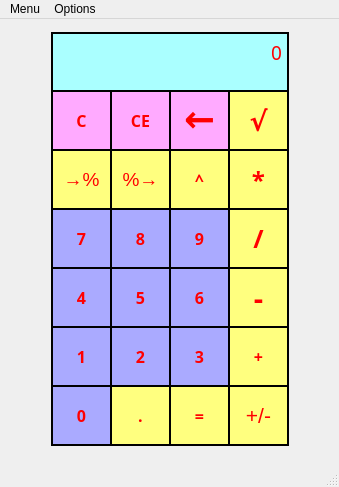
<?xml version="1.0" encoding="UTF-8"?>
<ui version="4.0">
 <class>MainWindow</class>
 <widget class="QMainWindow" name="MainWindow">
  <property name="geometry">
   <rect>
    <x>0</x>
    <y>0</y>
    <width>339</width>
    <height>487</height>
   </rect>
  </property>
  <property name="sizePolicy">
   <sizepolicy hsizetype="Fixed" vsizetype="Fixed">
    <horstretch>0</horstretch>
    <verstretch>0</verstretch>
   </sizepolicy>
  </property>
  <property name="contextMenuPolicy">
   <enum>Qt::ActionsContextMenu</enum>
  </property>
  <property name="windowTitle">
   <string>S&amp;C Calculator: mode 1</string>
  </property>
  <property name="styleSheet">
   <string notr="true"/>
  </property>
  <widget class="QWidget" name="centralWidget">
   <widget class="QPushButton" name="pushButton_1">
    <property name="geometry">
     <rect>
      <x>51</x>
      <y>307</y>
      <width>61</width>
      <height>61</height>
     </rect>
    </property>
    <property name="font">
     <font>
      <family>Arial Black</family>
      <pointsize>12</pointsize>
      <weight>75</weight>
      <bold>true</bold>
     </font>
    </property>
    <property name="styleSheet">
     <string notr="true">color: rgb(255, 0, 0);
border: 2px solid black;
background-color: rgb(170, 170, 255);</string>
    </property>
    <property name="text">
     <string>1</string>
    </property>
   </widget>
   <widget class="QPushButton" name="pushButton_2">
    <property name="geometry">
     <rect>
      <x>110</x>
      <y>307</y>
      <width>61</width>
      <height>61</height>
     </rect>
    </property>
    <property name="font">
     <font>
      <family>Arial Black</family>
      <pointsize>12</pointsize>
      <weight>75</weight>
      <bold>true</bold>
     </font>
    </property>
    <property name="styleSheet">
     <string notr="true">color: rgb(255, 0, 0);
border: 2px solid black;
background-color: rgb(170, 170, 255);</string>
    </property>
    <property name="text">
     <string>2</string>
    </property>
   </widget>
   <widget class="QPushButton" name="plus">
    <property name="geometry">
     <rect>
      <x>228</x>
      <y>307</y>
      <width>61</width>
      <height>61</height>
     </rect>
    </property>
    <property name="font">
     <font>
      <family>Arial Black</family>
      <pointsize>12</pointsize>
      <weight>75</weight>
      <bold>true</bold>
     </font>
    </property>
    <property name="styleSheet">
     <string notr="true">color: rgb(255, 0, 0);
background-color: rgb(255, 255, 127);
border: 2px solid black;</string>
    </property>
    <property name="text">
     <string>+</string>
    </property>
   </widget>
   <widget class="QPushButton" name="pushButton_3">
    <property name="geometry">
     <rect>
      <x>169</x>
      <y>307</y>
      <width>61</width>
      <height>61</height>
     </rect>
    </property>
    <property name="font">
     <font>
      <family>Arial Black</family>
      <pointsize>12</pointsize>
      <weight>75</weight>
      <bold>true</bold>
     </font>
    </property>
    <property name="styleSheet">
     <string notr="true">color: rgb(255, 0, 0);
border: 2px solid black;
background-color: rgb(170, 170, 255);</string>
    </property>
    <property name="text">
     <string>3</string>
    </property>
   </widget>
   <widget class="QPushButton" name="minus">
    <property name="geometry">
     <rect>
      <x>228</x>
      <y>248</y>
      <width>61</width>
      <height>61</height>
     </rect>
    </property>
    <property name="font">
     <font>
      <family>Arial Black</family>
      <pointsize>22</pointsize>
      <weight>75</weight>
      <bold>true</bold>
     </font>
    </property>
    <property name="styleSheet">
     <string notr="true">color: rgb(255, 0, 0);
background-color: rgb(255, 255, 127);
border: 2px solid black;</string>
    </property>
    <property name="text">
     <string>-</string>
    </property>
   </widget>
   <widget class="QPushButton" name="pushButton_6">
    <property name="geometry">
     <rect>
      <x>169</x>
      <y>248</y>
      <width>61</width>
      <height>61</height>
     </rect>
    </property>
    <property name="font">
     <font>
      <family>Arial Black</family>
      <pointsize>12</pointsize>
      <weight>75</weight>
      <bold>true</bold>
     </font>
    </property>
    <property name="styleSheet">
     <string notr="true">color: rgb(255, 0, 0);
border: 2px solid black;
background-color: rgb(170, 170, 255);</string>
    </property>
    <property name="text">
     <string>6</string>
    </property>
   </widget>
   <widget class="QPushButton" name="pushButton_4">
    <property name="geometry">
     <rect>
      <x>51</x>
      <y>248</y>
      <width>61</width>
      <height>61</height>
     </rect>
    </property>
    <property name="font">
     <font>
      <family>Arial Black</family>
      <pointsize>12</pointsize>
      <weight>75</weight>
      <bold>true</bold>
     </font>
    </property>
    <property name="styleSheet">
     <string notr="true">color: rgb(255, 0, 0);
border: 2px solid black;
background-color: rgb(170, 170, 255);</string>
    </property>
    <property name="text">
     <string>4</string>
    </property>
   </widget>
   <widget class="QPushButton" name="pushButton_5">
    <property name="geometry">
     <rect>
      <x>110</x>
      <y>248</y>
      <width>61</width>
      <height>61</height>
     </rect>
    </property>
    <property name="font">
     <font>
      <family>Arial Black</family>
      <pointsize>12</pointsize>
      <weight>75</weight>
      <bold>true</bold>
     </font>
    </property>
    <property name="styleSheet">
     <string notr="true">color: rgb(255, 0, 0);
border: 2px solid black;
background-color: rgb(170, 170, 255);</string>
    </property>
    <property name="text">
     <string>5</string>
    </property>
   </widget>
   <widget class="QPushButton" name="pushButton_9">
    <property name="geometry">
     <rect>
      <x>169</x>
      <y>189</y>
      <width>61</width>
      <height>61</height>
     </rect>
    </property>
    <property name="font">
     <font>
      <family>Arial Black</family>
      <pointsize>12</pointsize>
      <weight>75</weight>
      <bold>true</bold>
     </font>
    </property>
    <property name="styleSheet">
     <string notr="true">color: rgb(255, 0, 0);
border: 2px solid black;
background-color: rgb(170, 170, 255);</string>
    </property>
    <property name="text">
     <string>9</string>
    </property>
   </widget>
   <widget class="QPushButton" name="mul">
    <property name="geometry">
     <rect>
      <x>228</x>
      <y>130</y>
      <width>61</width>
      <height>61</height>
     </rect>
    </property>
    <property name="font">
     <font>
      <family>Arial Black</family>
      <pointsize>18</pointsize>
      <weight>75</weight>
      <bold>true</bold>
     </font>
    </property>
    <property name="styleSheet">
     <string notr="true">color: rgb(255, 0, 0);
background-color: rgb(255, 255, 127);
border: 2px solid black;</string>
    </property>
    <property name="text">
     <string>*</string>
    </property>
   </widget>
   <widget class="QPushButton" name="stepen">
    <property name="geometry">
     <rect>
      <x>169</x>
      <y>130</y>
      <width>61</width>
      <height>61</height>
     </rect>
    </property>
    <property name="font">
     <font>
      <family>Arial Black</family>
      <pointsize>12</pointsize>
      <weight>75</weight>
      <bold>true</bold>
     </font>
    </property>
    <property name="styleSheet">
     <string notr="true">color: rgb(255, 0, 0);
border: 2px solid black;
background-color: rgb(255, 255, 127);</string>
    </property>
    <property name="text">
     <string>^</string>
    </property>
   </widget>
   <widget class="QPushButton" name="div">
    <property name="geometry">
     <rect>
      <x>228</x>
      <y>189</y>
      <width>61</width>
      <height>61</height>
     </rect>
    </property>
    <property name="font">
     <font>
      <family>Arial Black</family>
      <pointsize>19</pointsize>
      <weight>75</weight>
      <bold>true</bold>
     </font>
    </property>
    <property name="styleSheet">
     <string notr="true">color: rgb(255, 0, 0);
background-color: rgb(255, 255, 127);
border: 2px solid black;</string>
    </property>
    <property name="text">
     <string>/</string>
    </property>
   </widget>
   <widget class="QPushButton" name="pushButton_7">
    <property name="geometry">
     <rect>
      <x>51</x>
      <y>189</y>
      <width>61</width>
      <height>61</height>
     </rect>
    </property>
    <property name="font">
     <font>
      <family>Arial Black</family>
      <pointsize>12</pointsize>
      <weight>75</weight>
      <bold>true</bold>
     </font>
    </property>
    <property name="styleSheet">
     <string notr="true">color: rgb(255, 0, 0);
border: 2px solid black;
background-color: rgb(170, 170, 255);</string>
    </property>
    <property name="text">
     <string>7</string>
    </property>
   </widget>
   <widget class="QPushButton" name="pushButton_8">
    <property name="geometry">
     <rect>
      <x>110</x>
      <y>189</y>
      <width>61</width>
      <height>61</height>
     </rect>
    </property>
    <property name="font">
     <font>
      <family>Arial Black</family>
      <pointsize>12</pointsize>
      <weight>75</weight>
      <bold>true</bold>
     </font>
    </property>
    <property name="styleSheet">
     <string notr="true">color: rgb(255, 0, 0);
border: 2px solid black;
background-color: rgb(170, 170, 255);</string>
    </property>
    <property name="text">
     <string>8</string>
    </property>
   </widget>
   <widget class="QPushButton" name="clear">
    <property name="geometry">
     <rect>
      <x>110</x>
      <y>71</y>
      <width>61</width>
      <height>61</height>
     </rect>
    </property>
    <property name="font">
     <font>
      <family>Arial Black</family>
      <pointsize>12</pointsize>
      <weight>75</weight>
      <bold>true</bold>
     </font>
    </property>
    <property name="styleSheet">
     <string notr="true">color: rgb(255, 0, 0);
border: 2px solid black;
border-color: rgb(0, 0, 0);
background-color: rgb(255, 170, 255);
</string>
    </property>
    <property name="text">
     <string>CE</string>
    </property>
   </widget>
   <widget class="QPushButton" name="koren">
    <property name="geometry">
     <rect>
      <x>228</x>
      <y>71</y>
      <width>61</width>
      <height>61</height>
     </rect>
    </property>
    <property name="font">
     <font>
      <family>Arial Black</family>
      <pointsize>20</pointsize>
      <weight>75</weight>
      <bold>true</bold>
      <kerning>false</kerning>
     </font>
    </property>
    <property name="styleSheet">
     <string notr="true">color: rgb(255, 0, 0);
border: 2px solid black;
background-color: rgb(255, 255, 127);</string>
    </property>
    <property name="text">
     <string>√</string>
    </property>
   </widget>
   <widget class="QPushButton" name="clear_all">
    <property name="geometry">
     <rect>
      <x>51</x>
      <y>71</y>
      <width>61</width>
      <height>61</height>
     </rect>
    </property>
    <property name="font">
     <font>
      <family>Arial Black</family>
      <pointsize>12</pointsize>
      <weight>75</weight>
      <bold>true</bold>
     </font>
    </property>
    <property name="styleSheet">
     <string notr="true">color: rgb(255, 0, 0);
border-color: rgb(0, 0, 0);
background-color: rgb(255, 170, 255);
border: 2px solid black;</string>
    </property>
    <property name="text">
     <string>C</string>
    </property>
   </widget>
   <widget class="QPushButton" name="percent">
    <property name="geometry">
     <rect>
      <x>51</x>
      <y>130</y>
      <width>61</width>
      <height>61</height>
     </rect>
    </property>
    <property name="font">
     <font>
      <pointsize>14</pointsize>
     </font>
    </property>
    <property name="styleSheet">
     <string notr="true">color: rgb(255, 0, 0);
background-color: rgb(255, 255, 127);
border: 2px solid black;</string>
    </property>
    <property name="text">
     <string>→%</string>
    </property>
   </widget>
   <widget class="QLabel" name="label">
    <property name="geometry">
     <rect>
      <x>51</x>
      <y>13</y>
      <width>238</width>
      <height>60</height>
     </rect>
    </property>
    <property name="font">
     <font>
      <family>MS Reference Sans Serif</family>
      <pointsize>14</pointsize>
     </font>
    </property>
    <property name="styleSheet">
     <string notr="true">color: rgb(255, 0, 0);
background-color: rgb(170, 255, 255);
border: 1.5px solid black;</string>
    </property>
    <property name="text">
     <string>0</string>
    </property>
    <property name="textFormat">
     <enum>Qt::AutoText</enum>
    </property>
    <property name="alignment">
     <set>Qt::AlignRight|Qt::AlignTop|Qt::AlignTrailing</set>
    </property>
   </widget>
   <widget class="QPushButton" name="pushButton_0">
    <property name="geometry">
     <rect>
      <x>51</x>
      <y>366</y>
      <width>61</width>
      <height>61</height>
     </rect>
    </property>
    <property name="font">
     <font>
      <family>Arial Black</family>
      <pointsize>12</pointsize>
      <weight>75</weight>
      <bold>true</bold>
     </font>
    </property>
    <property name="styleSheet">
     <string notr="true">color: rgb(255, 0, 0);
border: 2px solid black;
background-color: rgb(170, 170, 255);</string>
    </property>
    <property name="text">
     <string>0</string>
    </property>
   </widget>
   <widget class="QPushButton" name="ravno">
    <property name="geometry">
     <rect>
      <x>169</x>
      <y>366</y>
      <width>61</width>
      <height>61</height>
     </rect>
    </property>
    <property name="font">
     <font>
      <family>Arial Black</family>
      <pointsize>12</pointsize>
      <weight>75</weight>
      <bold>true</bold>
     </font>
    </property>
    <property name="styleSheet">
     <string notr="true">color: rgb(255, 0, 0);
background-color: rgb(255, 255, 127);
border: 2px solid black;</string>
    </property>
    <property name="text">
     <string>=</string>
    </property>
   </widget>
   <widget class="QPushButton" name="dot">
    <property name="geometry">
     <rect>
      <x>110</x>
      <y>366</y>
      <width>61</width>
      <height>61</height>
     </rect>
    </property>
    <property name="font">
     <font>
      <family>Arial Black</family>
      <pointsize>12</pointsize>
      <weight>75</weight>
      <bold>true</bold>
     </font>
    </property>
    <property name="styleSheet">
     <string notr="true">color: rgb(255, 0, 0);
border: 2px solid black;
background-color: rgb(255, 255, 127);</string>
    </property>
    <property name="text">
     <string>.</string>
    </property>
   </widget>
   <widget class="QPushButton" name="plmin">
    <property name="geometry">
     <rect>
      <x>228</x>
      <y>366</y>
      <width>61</width>
      <height>61</height>
     </rect>
    </property>
    <property name="font">
     <font>
      <pointsize>16</pointsize>
     </font>
    </property>
    <property name="styleSheet">
     <string notr="true">color: rgb(255, 0, 0);
background-color: rgb(255, 255, 127);
border: 2px solid black;</string>
    </property>
    <property name="text">
     <string>+/-</string>
    </property>
   </widget>
   <widget class="QPushButton" name="backspace">
    <property name="geometry">
     <rect>
      <x>169</x>
      <y>71</y>
      <width>61</width>
      <height>61</height>
     </rect>
    </property>
    <property name="sizePolicy">
     <sizepolicy hsizetype="Preferred" vsizetype="Preferred">
      <horstretch>0</horstretch>
      <verstretch>0</verstretch>
     </sizepolicy>
    </property>
    <property name="font">
     <font>
      <family>Berlin Sans FB Demi</family>
      <pointsize>28</pointsize>
      <weight>75</weight>
      <bold>true</bold>
     </font>
    </property>
    <property name="layoutDirection">
     <enum>Qt::LeftToRight</enum>
    </property>
    <property name="styleSheet">
     <string notr="true">color: rgb(255, 0, 0);
border: 2px solid black;
border-color: rgb(0, 0, 0);
background-color: rgb(255, 170, 255);
text-align: top;
</string>
    </property>
    <property name="text">
     <string>←</string>
    </property>
   </widget>
   <widget class="QPushButton" name="percent_2">
    <property name="geometry">
     <rect>
      <x>110</x>
      <y>130</y>
      <width>61</width>
      <height>61</height>
     </rect>
    </property>
    <property name="font">
     <font>
      <pointsize>14</pointsize>
     </font>
    </property>
    <property name="styleSheet">
     <string notr="true">color: rgb(255, 0, 0);
background-color: rgb(255, 255, 127);
border: 2px solid black;</string>
    </property>
    <property name="text">
     <string>%→</string>
    </property>
   </widget>
  </widget>
  <widget class="QMenuBar" name="menuBar">
   <property name="geometry">
    <rect>
     <x>0</x>
     <y>0</y>
     <width>339</width>
     <height>20</height>
    </rect>
   </property>
   <widget class="QMenu" name="menuMenu">
    <property name="title">
     <string>Menu</string>
    </property>
    <widget class="QMenu" name="menuStages">
     <property name="title">
      <string>Modes</string>
     </property>
     <addaction name="actionStage_2_trigonometry"/>
     <addaction name="actionStage_3_converter_2"/>
     <addaction name="actionStage_4_money_converter"/>
    </widget>
    <addaction name="menuStages"/>
    <addaction name="actionCalculation_list"/>
    <addaction name="separator"/>
    <addaction name="actionexit"/>
   </widget>
   <widget class="QMenu" name="menuOptions">
    <property name="title">
     <string>Options</string>
    </property>
    <widget class="QMenu" name="menuTheme">
     <property name="title">
      <string>Themes</string>
     </property>
     <addaction name="actionTheme_1"/>
     <addaction name="actionTheme_2"/>
     <addaction name="actionTheme_3"/>
    </widget>
    <widget class="QMenu" name="menuWindow_size">
     <property name="title">
      <string>Window size</string>
     </property>
     <addaction name="actionFull_screen"/>
     <addaction name="actionStandart_screen"/>
    </widget>
    <addaction name="menuTheme"/>
    <addaction name="menuWindow_size"/>
   </widget>
   <addaction name="menuMenu"/>
   <addaction name="menuOptions"/>
  </widget>
  <widget class="QStatusBar" name="statusBar">
   <property name="font">
    <font>
     <pointsize>12</pointsize>
    </font>
   </property>
  </widget>
  <action name="actionexit">
   <property name="text">
    <string>Exit</string>
   </property>
   <property name="toolTip">
    <string>Ctrl+E</string>
   </property>
   <property name="shortcut">
    <string>Ctrl+E</string>
   </property>
  </action>
  <action name="actionCalculation_list">
   <property name="text">
    <string>Calculation list</string>
   </property>
  </action>
  <action name="actionTheme_1">
   <property name="text">
    <string>Theme 1</string>
   </property>
  </action>
  <action name="actionTheme_2">
   <property name="text">
    <string>Theme 2</string>
   </property>
  </action>
  <action name="actionTheme_3">
   <property name="text">
    <string>Theme 3</string>
   </property>
  </action>
  <action name="actionStage_2_trigonometry">
   <property name="text">
    <string>Mode 2(trigonometry)</string>
   </property>
  </action>
  <action name="actionStage_3_converter_2">
   <property name="text">
    <string>Mode 3(converter)</string>
   </property>
  </action>
  <action name="actionStage_4_money_converter">
   <property name="text">
    <string>Mode 4(money converter)</string>
   </property>
  </action>
  <action name="actionFull_screen">
   <property name="text">
    <string>Full screen</string>
   </property>
   <property name="shortcut">
    <string>Ctrl+F</string>
   </property>
  </action>
  <action name="actionStandart_screen">
   <property name="text">
    <string>Normal screen</string>
   </property>
   <property name="shortcut">
    <string>Ctrl+N</string>
   </property>
  </action>
  <action name="action1">
   <property name="text">
    <string>Clear calclation list</string>
   </property>
  </action>
 </widget>
 <layoutdefault spacing="6" margin="11"/>
 <resources/>
 <connections/>
</ui>
